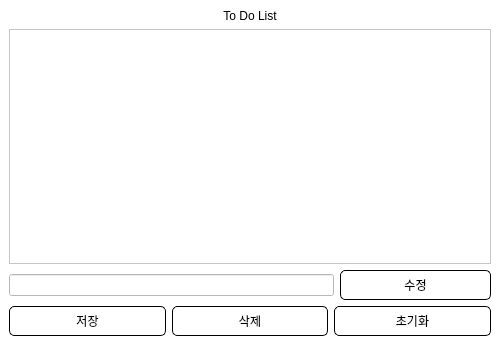
<?xml version="1.0" encoding="UTF-8"?>
<ui version="4.0">
 <class>Dialog</class>
 <widget class="QDialog" name="Dialog">
  <property name="geometry">
   <rect>
    <x>0</x>
    <y>0</y>
    <width>500</width>
    <height>350</height>
   </rect>
  </property>
  <property name="windowTitle">
   <string>Dialog</string>
  </property>
  <widget class="QFrame" name="verticalFrame">
   <property name="geometry">
    <rect>
     <x>0</x>
     <y>0</y>
     <width>500</width>
     <height>350</height>
    </rect>
   </property>
   <property name="sizePolicy">
    <sizepolicy hsizetype="Fixed" vsizetype="Fixed">
     <horstretch>0</horstretch>
     <verstretch>0</verstretch>
    </sizepolicy>
   </property>
   <property name="minimumSize">
    <size>
     <width>500</width>
     <height>350</height>
    </size>
   </property>
   <property name="maximumSize">
    <size>
     <width>500</width>
     <height>350</height>
    </size>
   </property>
   <property name="styleSheet">
    <string notr="true">background-color: rgb(255, 255, 255);</string>
   </property>
   <layout class="QVBoxLayout" name="verticalLayout">
    <item>
     <widget class="QLabel" name="title_label">
      <property name="styleSheet">
       <string notr="true">font: 81 12pt &quot;나눔스퀘어 Bold&quot;;</string>
      </property>
      <property name="text">
       <string>To Do List</string>
      </property>
      <property name="alignment">
       <set>Qt::AlignCenter</set>
      </property>
     </widget>
    </item>
    <item>
     <widget class="QListWidget" name="list_widget">
      <property name="contextMenuPolicy">
       <enum>Qt::DefaultContextMenu</enum>
      </property>
      <property name="dragDropMode">
       <enum>QAbstractItemView::NoDragDrop</enum>
      </property>
      <property name="selectionMode">
       <enum>QAbstractItemView::SingleSelection</enum>
      </property>
      <property name="wordWrap">
       <bool>false</bool>
      </property>
     </widget>
    </item>
    <item>
     <layout class="QHBoxLayout" name="horizontalLayout">
      <item>
       <widget class="QLineEdit" name="line_modify_item">
        <property name="text">
         <string/>
        </property>
       </widget>
      </item>
      <item>
       <widget class="QPushButton" name="btn_modify_item">
        <property name="minimumSize">
         <size>
          <width>151</width>
          <height>30</height>
         </size>
        </property>
        <property name="maximumSize">
         <size>
          <width>151</width>
          <height>30</height>
         </size>
        </property>
        <property name="styleSheet">
         <string notr="true">font: 75 10pt &quot;나눔스퀘어 Bold&quot;;
background-color: rgb(255, 255, 255);
border-radius: 5px;
border-style: solid;
border-width: 1px;
border-color: rgb(0, 0, 0);</string>
        </property>
        <property name="text">
         <string>수정</string>
        </property>
       </widget>
      </item>
     </layout>
    </item>
    <item>
     <layout class="QHBoxLayout" name="horizontalLayout_4">
      <item>
       <widget class="QPushButton" name="btn_saveItem">
        <property name="minimumSize">
         <size>
          <width>0</width>
          <height>30</height>
         </size>
        </property>
        <property name="maximumSize">
         <size>
          <width>16777215</width>
          <height>30</height>
         </size>
        </property>
        <property name="styleSheet">
         <string notr="true">font: 75 10pt &quot;나눔스퀘어 Bold&quot;;
background-color: rgb(255, 255, 255);
border-radius: 5px;
border-style: solid;
border-width: 1px;
border-color: rgb(0, 0, 0);</string>
        </property>
        <property name="text">
         <string>저장</string>
        </property>
       </widget>
      </item>
      <item>
       <widget class="QPushButton" name="btn_removeItem">
        <property name="minimumSize">
         <size>
          <width>0</width>
          <height>30</height>
         </size>
        </property>
        <property name="maximumSize">
         <size>
          <width>16777215</width>
          <height>30</height>
         </size>
        </property>
        <property name="styleSheet">
         <string notr="true">font: 75 10pt &quot;나눔스퀘어 Bold&quot;;
background-color: rgb(255, 255, 255);
border-radius: 5px;
border-style: solid;
border-width: 1px;
border-color: rgb(0, 0, 0);</string>
        </property>
        <property name="text">
         <string>삭제</string>
        </property>
       </widget>
      </item>
      <item>
       <widget class="QPushButton" name="btn_clearItem">
        <property name="minimumSize">
         <size>
          <width>0</width>
          <height>30</height>
         </size>
        </property>
        <property name="maximumSize">
         <size>
          <width>16777215</width>
          <height>30</height>
         </size>
        </property>
        <property name="styleSheet">
         <string notr="true">font: 75 10pt &quot;나눔스퀘어 Bold&quot;;
background-color: rgb(255, 255, 255);
border-radius: 5px;
border-style: solid;
border-width: 1px;
border-color: rgb(0, 0, 0);</string>
        </property>
        <property name="text">
         <string>초기화</string>
        </property>
       </widget>
      </item>
     </layout>
    </item>
    <item>
     <spacer name="horizontalSpacer">
      <property name="orientation">
       <enum>Qt::Horizontal</enum>
      </property>
      <property name="sizeType">
       <enum>QSizePolicy::Fixed</enum>
      </property>
      <property name="sizeHint" stdset="0">
       <size>
        <width>500</width>
        <height>5</height>
       </size>
      </property>
     </spacer>
    </item>
   </layout>
  </widget>
 </widget>
 <resources/>
 <connections/>
</ui>
